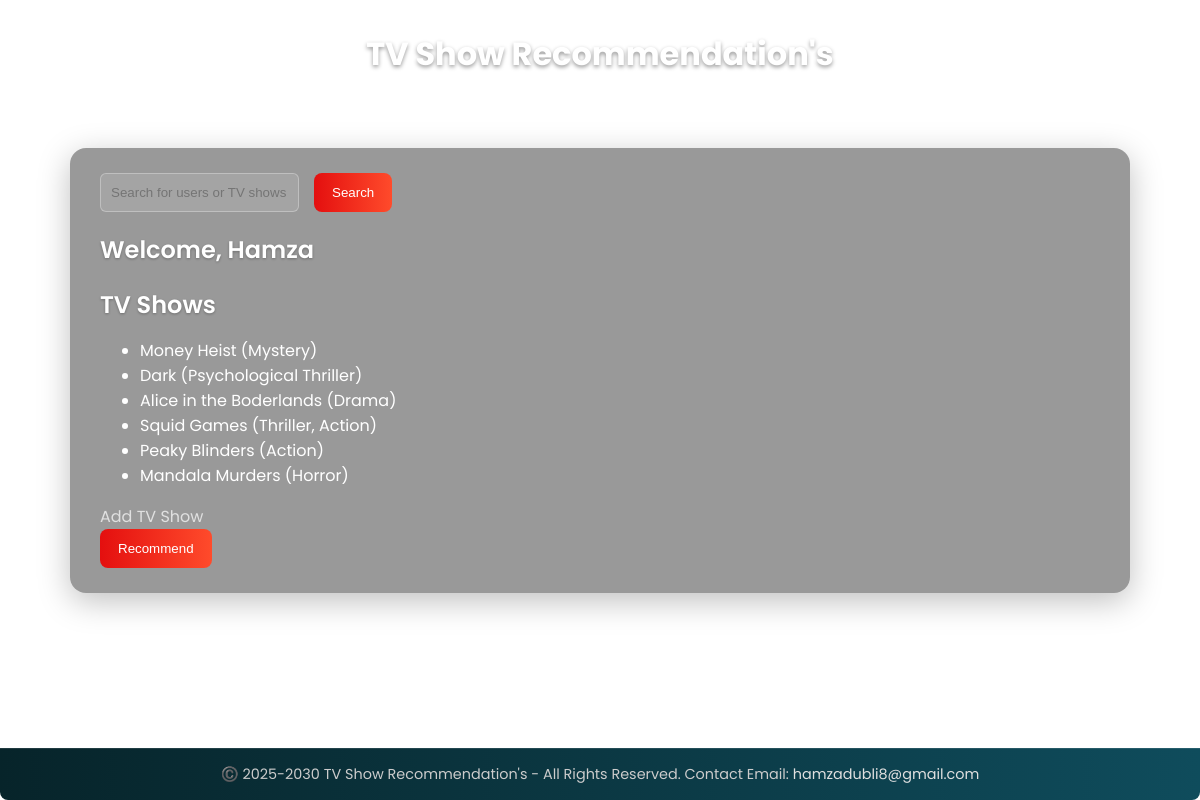
The page /profile/2 on the database its author committed.
### models.py (models this page shows)
class User(db.Model):
    id = db.Column(db.Integer, primary_key=True)
    username = db.Column(db.String(50), unique=True, nullable=False)
    password = db.Column(db.String(100), nullable=False)
    is_admin = db.Column(db.Boolean, default=False)  # New attribute
    tv_shows = db.relationship('UserTVShow', backref='user', lazy=True)

class UserTVShow(db.Model):
    id = db.Column(db.Integer, primary_key=True)
    user_id = db.Column(db.Integer, db.ForeignKey('user.id'), nullable=False)
    tv_show_id = db.Column(db.Integer, db.ForeignKey('tv_show.id'), nullable=False)

class TVShow(db.Model):
    id = db.Column(db.Integer, primary_key=True)
    season_name = db.Column(db.String(100), nullable=False)  # New attribute
    total_episodes = db.Column(db.Integer, nullable=False)  # New attribute
    cast_main_roles = db.Column(db.String(500), nullable=False)  # New attribute
    genre = db.Column(db.String(50), nullable=False)
    year_released = db.Column(db.Integer, nullable=False)  # New attribute
    platform = db.Column(db.String(100), nullable=False)  # New attribute
    users = db.relationship('UserTVShow', backref='tv_show', lazy=True)

### app.py (the view)
@app.route('/profile/<int:user_id>')
def profile(user_id):
    user = db.session.get(User, user_id)
    return render_template('profile.html', user=user)

### templates/profile.html (shortened to what this page needs)
{% extends 'base.html' %}
{% block content %}
<div class="global-search-bar">
    <form action="/search" method="GET" class="search-form">
        <input
            type="text"
            name="q"
            placeholder="Search for users or TV shows"
            class="search-input"
            required
        >
        <button type="submit" class="search-button">Search</button>
    </form>
</div>
<h2>Welcome, {{ user.username }}</h2>
<h2>TV Shows</h2>
<ul>
    {% for show in user.tv_shows %}
    <li>{{ show.tv_show.season_name }} ({{ show.tv_show.genre }})</li>
    {% endfor %}
</ul>
<a href="/add_tv_show/{{ user.id }}">Add TV Show</a>
<form action="{{ url_for('recommend_from_profile', user_id=user.id) }}" method="post">
    <button type="submit">Recommend</button>
</form>
{% endblock %}

### templates/base.html (shortened to what this page needs)
<!DOCTYPE html>
<html lang="en">
<head>
    <link rel="stylesheet" href="{{ url_for('static', filename='css/styles.css') }}">
</head>
<body>
  <div class="main-content">
    <header>
        <h1 class="floating">TV Show Recommendation's</h1>
    </header>
    <div class="container">
        {% block content %}{% endblock %}
    </div>
  </div>
  <footer class="site-footer">
    ©️ 2025-2030 TV Show Recommendation's - All Rights Reserved.
    Contact Email: <a href="mailto:hamzadubli8@gmail.com">hamzadubli8@gmail.com</a>
  </footer>
</body>
</html>

### static/css/styles.css (style rules this page uses)
html, body { height: 100%; margin: 0; padding: 0; display: flex; flex-direction: column; font-family: 'Poppins', sans-serif; background: url("/static/background.jpg") no-repeat center center / cover; color: #f0f0f0; }
.main-content { flex: 1; display: flex; flex-direction: column; align-items: center; justify-content: flex-start; }
h1 { text-align: center; margin: 30px 0; color: #ffffff; text-shadow: 0 2px 4px rgba(0,0,0,0.4); animation: fadeIn 1s ease both; }
.container { width: 90%; max-width: 1000px; margin: 40px auto; padding: 25px 30px; background: rgba(0, 0, 0, 0.4); border-radius: 16px; box-shadow: 0 8px 32px rgba(0, 0, 0, 0.25); backdrop-filter: blur(10px); -webkit-backdrop-filter: blur(10px); animation: fadeInUp 0.8s ease both, glow 2.5s infinite ease-in-out; color: #fff; position: relative; overflow-y: scroll; overflow-x: hidden; max-height: 400px; }
.container::after { content: ''; position: absolute; top: 0; left: -75%; width: 50%; height: 100%; background: linear-gradient(120deg, rgba(255,255,255,0) 0%, rgba(255,255,255,0.2) 50%, rgba(255,255,255,0) 100%); animation: shine 5s infinite; }
h2 { color: #ffffff; margin-bottom: 10px; font-weight: 600; text-shadow: 0 1px 3px rgba(0,0,0,0.3); }
form { display: flex; flex-wrap: wrap; gap: 15px; }
form input[type="text"], form input[type="number"], form input[type="email"], form input[type="password"], form select { padding: 10px; border: 1px solid rgba(255,255,255,0.3); border-radius: 6px; background: rgba(255,255,255,0.1); color: #fff; transition: border-color 0.3s ease, background 0.3s ease; }
form button { background: linear-gradient(90deg, #e40f0f, #ff4b2b); color: #fff; padding: 12px 18px; border: none; border-radius: 8px; cursor: pointer; font-weight: 500; transition: transform 0.2s ease, box-shadow 0.2s ease; }
a { color: #e0e0e0; text-decoration: none; transition: color 0.2s ease; }
.site-footer { text-align: center; padding: 15px 10px; color: #ccc; font-size: 0.9em; background: linear-gradient(90deg, #07242a, #0f4c5c); backdrop-filter: blur(4px); border-top: 1px solid rgba(255,255,255,0.1); border-radius: 0 0 8px 8px; }
.site-footer a { color: #e0e0e0; text-decoration: none; transition: color 0.2s ease; }

### rows shown on the page
User: username "Hamza"
UserTVShow: tv_show.season_name "Money Heist", tv_show.genre "Mystery"
UserTVShow: tv_show.season_name "Dark", tv_show.genre "Psychological Thriller"
UserTVShow: tv_show.season_name "Alice in the Boderlands", tv_show.genre "Drama"
UserTVShow: tv_show.season_name "Squid Games", tv_show.genre "Thriller, Action"
UserTVShow: tv_show.season_name "Peaky Blinders", tv_show.genre "Action"
UserTVShow: tv_show.season_name "Mandala Murders", tv_show.genre "Horror"
